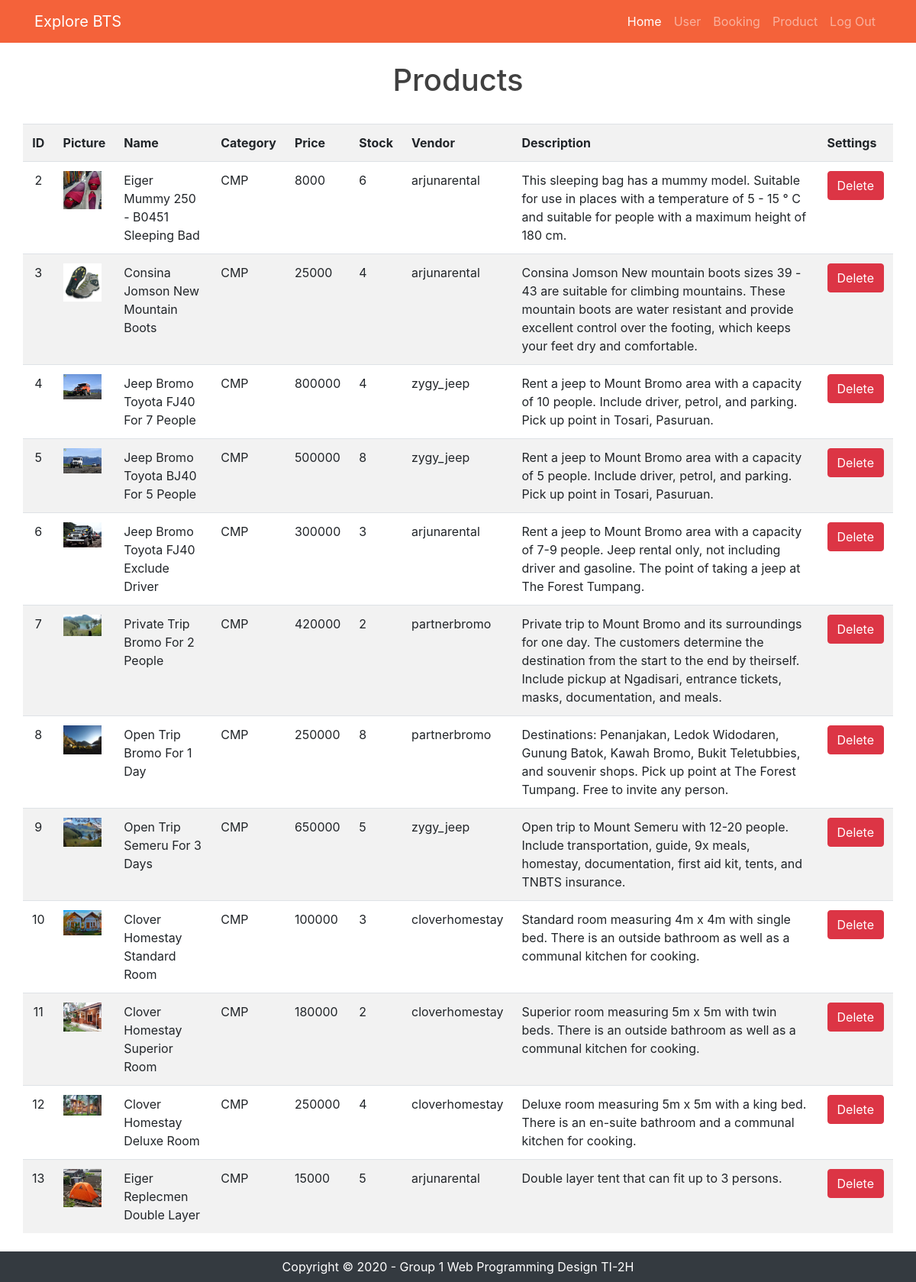
/listProduct.php, run on an earlier commit of the app's database.
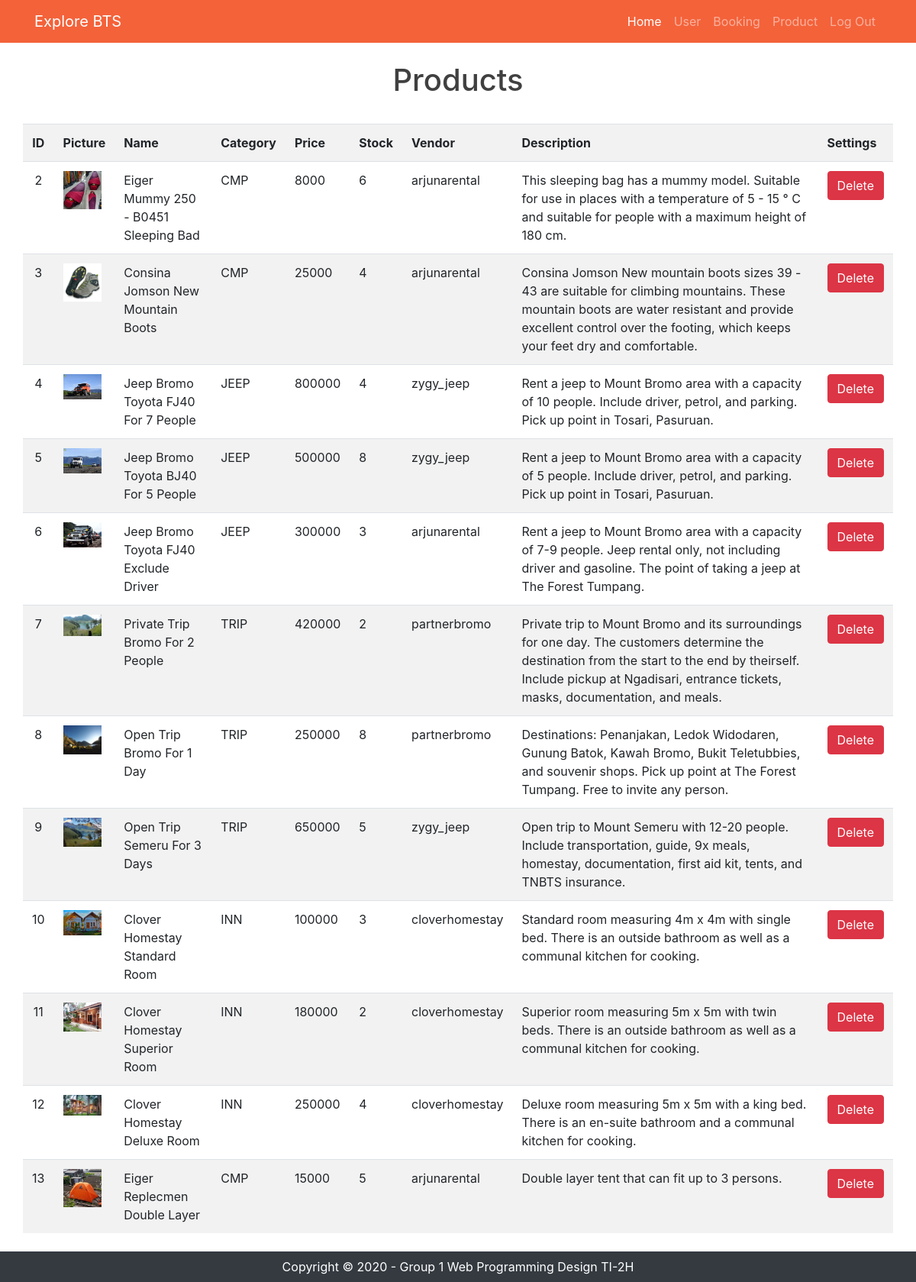
And on a later commit of the database.
### tables this page shows
CREATE TABLE `products` (
  `product_id` int(11) NOT NULL,
  `product_name` varchar(100) NOT NULL,
  `product_pict` varchar(255) NOT NULL,
  `category_code` char(4) NOT NULL,
  `unit_price` int(11) NOT NULL,
  `product_stock` int(11) NOT NULL,
  `vendor_id` int(11) NOT NULL,
  `product_desc` varchar(255) NOT NULL
);

CREATE TABLE `users` (
  `user_id` int(11) NOT NULL,
  `fullname` varchar(50) NOT NULL,
  `username` varchar(20) NOT NULL,
  `address` varchar(255) NOT NULL,
  `phone` varchar(14) NOT NULL,
  `email` varchar(50) NOT NULL,
  `password` varchar(50) NOT NULL,
  `role_id` int(11) NOT NULL,
  `profile_pict` varchar(100) DEFAULT NULL
);

### listProduct.php (the view, shortened to what this page needs)
<!DOCTYPE html>
<html lang="en">
<head>
  <link href="vendor/bootstrap/css/bootstrap.min.css" rel="stylesheet">
  <link href="vendor/bootstrap/css/bootstrap.min.css" rel="stylesheet">
  <link href="css/shop-homepage.css" rel="stylesheet">
</head>
<body>
  <?php
  include 'components/navbarAdmin.php';
  ?>
  <h1>Products</h1>
  <div class="container my-2">
    <div class="row">
      <table class="table table-striped">
      <tr>
        <th class="text-center">ID</th>
        <th>Picture</th>
        <th>Name</th>
        <th>Category</th>
        <th>Price</th>
        <th>Stock</th>
        <th>Vendor</th>
        <th>Description</th>
        <th>Settings</th>
      </tr>
      <?php
          include "connection.php";
          $query = "SELECT * FROM products p INNER JOIN users u ON p.vendor_id = u.user_id";
          $result = mysqli_query($connect, $query);
          if(mysqli_num_rows($result) > 0){
          while($row = mysqli_fetch_assoc($result)){
      ?>
        <tr>
          <td class="text-center"><?php echo $row["product_id"] ?></td>
          <td><?php echo "<img src='uploads/product_pict/".$row['product_pict']."' width='50px'>";?></td>
          <td><?php echo $row["product_name"] ?></td>
          <td><?php echo $row["category_code"] ?></td>
          <td><?php echo $row["unit_price"] ?></td>
          <td><?php echo $row["product_stock"] ?></td>
          <td><?php echo $row["username"] ?></td>
          <td width="400px"><?php echo $row["product_desc"] ?></td>
          <td>
              <a href="deleteProductProcess.php?product_id=<?php echo $row['product_id'];?>"><button type="button" class="btn btn-danger" onclick="return confirm('Are you sure to delete?')">Delete</button></a>
          </td>
        </tr>
    <?php
              }
              echo "</table>";
          } else{
              echo "0 result";
          }
      ?>
    </div>
  </div>
  <?php include "components/footer.php"?>
</body>
</html>

What changed in the data, as far as the page shows it:
changed products "Jeep Bromo Toyota FJ40 For 7 People": category_code "CMP" → "JEEP"
changed products "Jeep Bromo Toyota BJ40 For 5 People": category_code "CMP" → "JEEP"
changed products "Jeep Bromo Toyota FJ40 Exclude Driver": category_code "CMP" → "JEEP"
changed products "Private Trip Bromo For 2 People": category_code "CMP" → "TRIP"
changed products "Open Trip Bromo For 1 Day": category_code "CMP" → "TRIP"
changed products "Open Trip Semeru For 3 Days": category_code "CMP" → "TRIP"
changed products "Clover Homestay Standard Room": category_code "CMP" → "INN"
changed products "Clover Homestay Superior Room": category_code "CMP" → "INN"
changed products "Clover Homestay Deluxe Room": category_code "CMP" → "INN"
